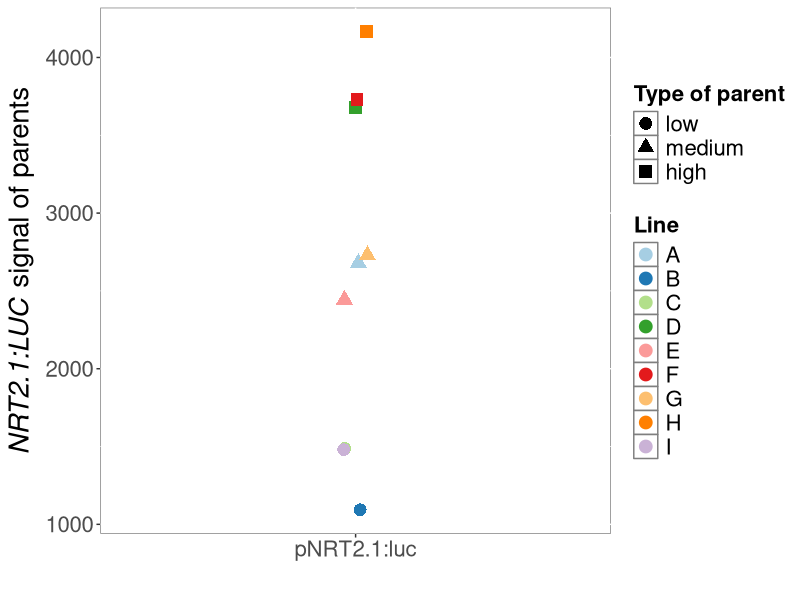
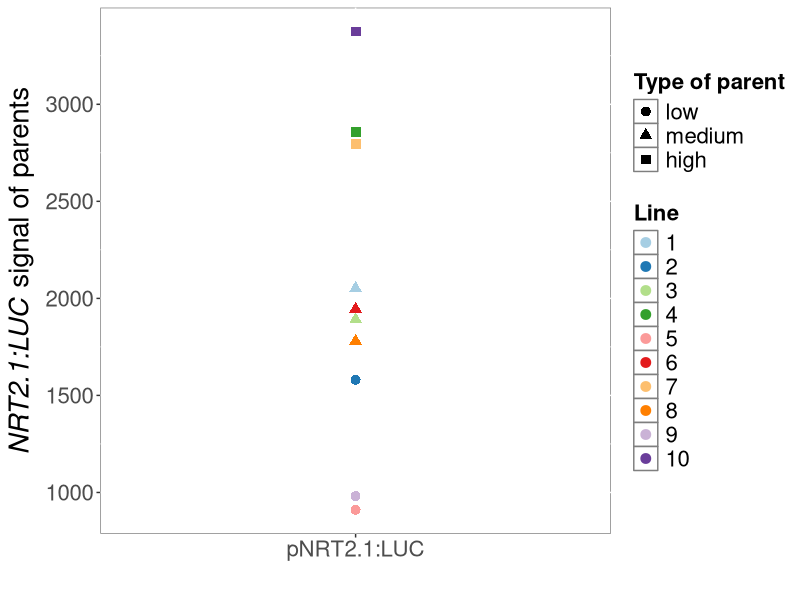
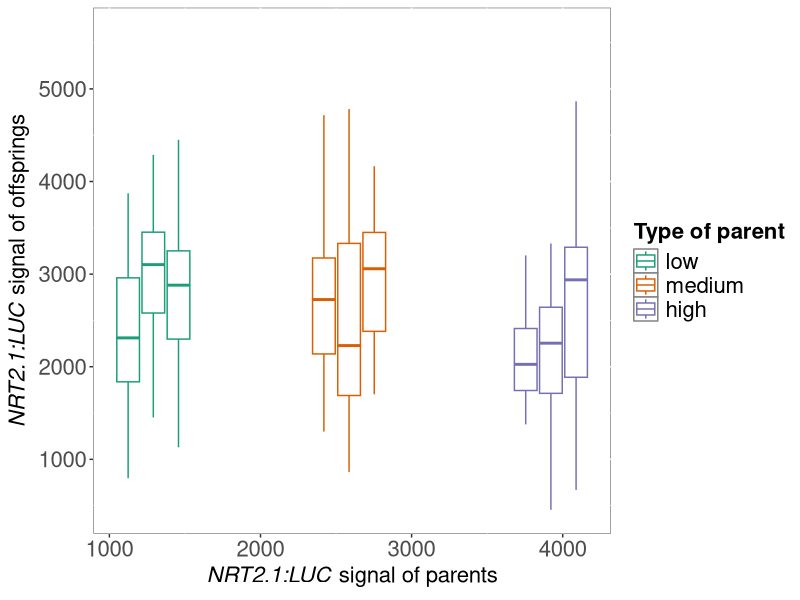
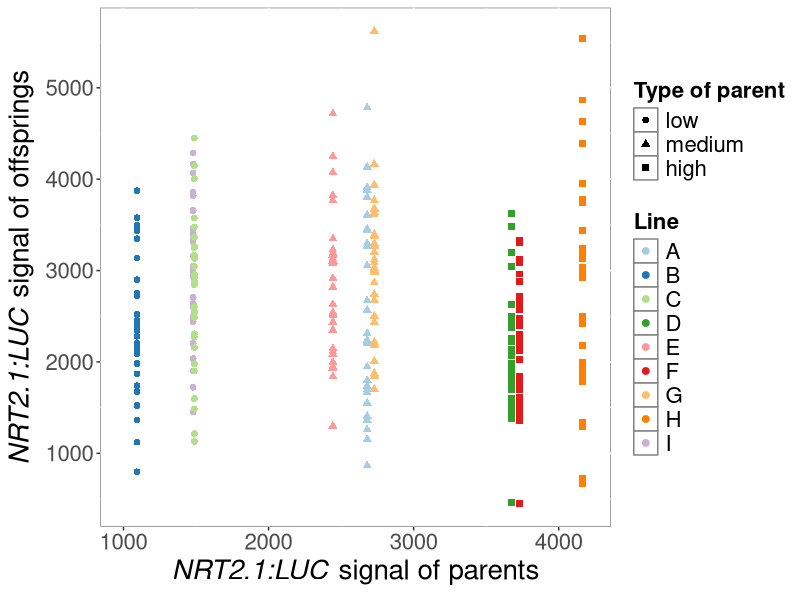
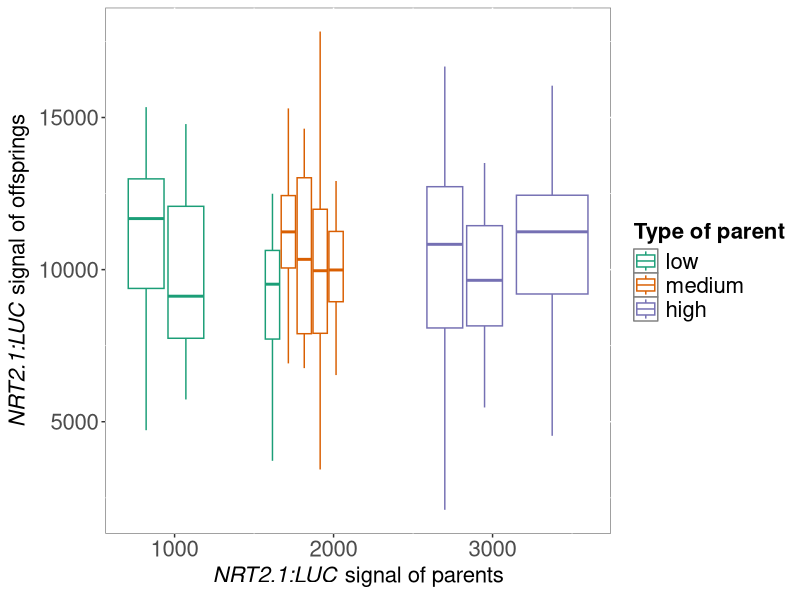
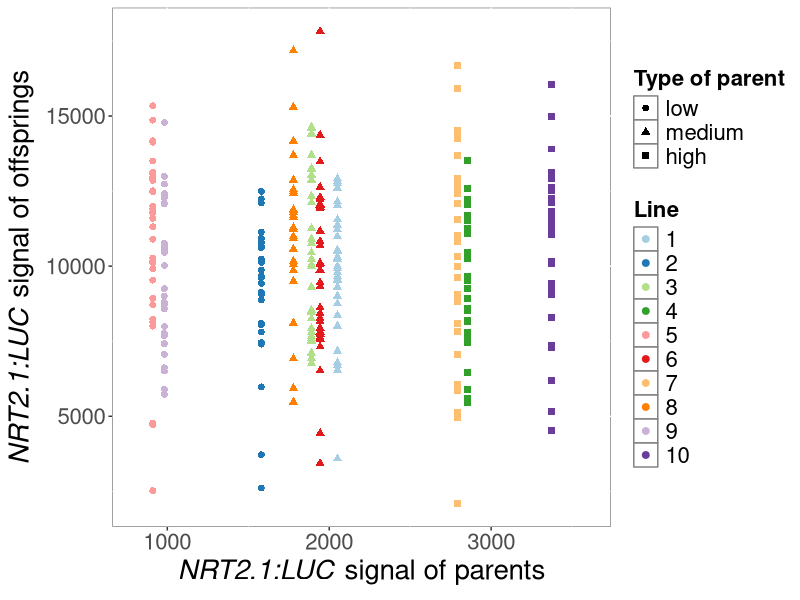
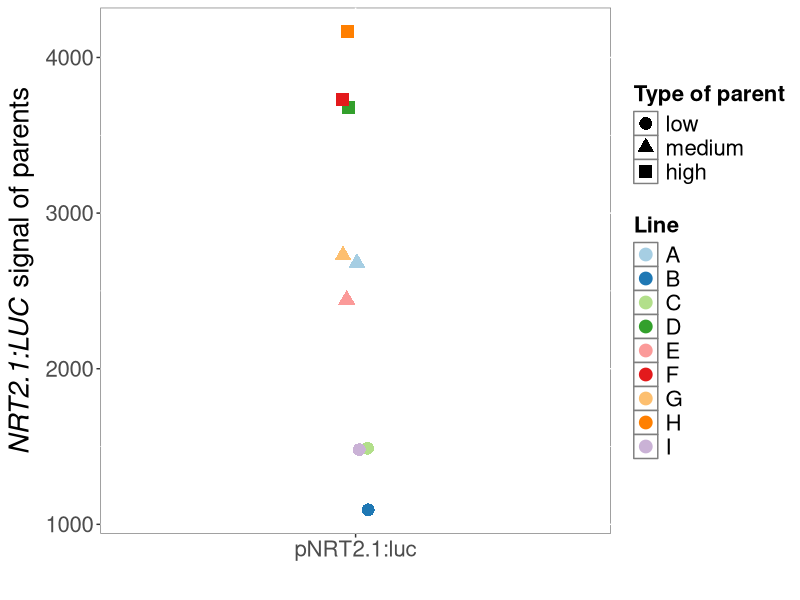
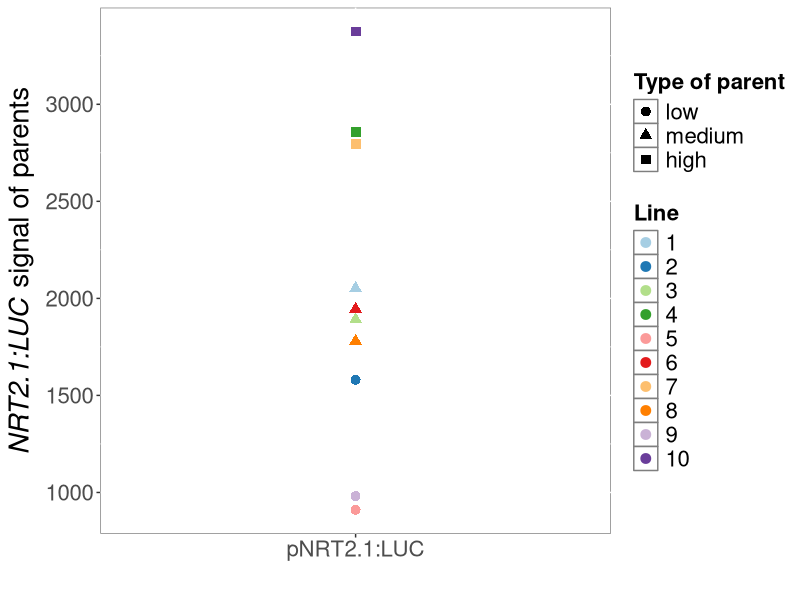

These charts were generated, in order, by the following R code:
## ---- chunk 1
knitr::opts_chunk$set(echo = TRUE)
## ---- chunk 2

library(tidyverse)
library(ggpubr)
library(RColorBrewer)

## ---- chunk 3

#rep1
MO1 <- read_tsv("rep1_MO1_MO2_MO3_transgenerational/MO1_transgenerational/Mo_01_20230418.txt")

MO2 <- read_tsv("rep1_MO1_MO2_MO3_transgenerational/MO2_transgenerational/Mo_02_20230424.txt")

MO3 <- read_tsv("rep1_MO1_MO2_MO3_transgenerational/MO3_transgenerational/Mo_03_20230512.txt")

rep1 <- bind_rows(MO1,MO2 ,MO3) %>% 
  mutate(expt="rep1")

#rep2

SC48 <- read_tsv("rep2_SC48_SC49_transgenerational/SC48_transgenerational/SC48_TransGen_luc_signal.txt")

SC49 <- read_tsv("rep2_SC48_SC49_transgenerational/SC49_transgenerational/SC49_transGenerational_luc_signal.txt")

rep2 <- bind_rows(SC48,SC49 ) %>% 
  mutate(expt="rep2")


rep1_2 <- rbind(rep1,rep2)

## ---- chunk 4

rep1_2_norm <- mutate(rep1_2, RawIntDenDivArea=RawIntDen/area) %>% 
  filter(seedling=="background") %>% 
  group_by(genotype, plate, expt) %>% 
  summarise(MeanBack=mean(RawIntDenDivArea)) %>% 
  full_join(rep1_2, by=c("genotype"="genotype", "plate"="plate", "expt"="expt")) %>% 
  mutate(RawIntDen_NormBack= RawIntDen-(MeanBack*area)) %>% 
  mutate(root_length_mm= length/4,
         RawIntDen_NormBack_NormLen=RawIntDen_NormBack/root_length_mm) %>% 
  filter(seedling!="background")

## ---- chunk 5

rep1_parents <- read_tsv("rep1_MO1_MO2_MO3_transgenerational/Rep1_parents_transgenerational_selection/Rep1_parents_transgenerational_selection.txt") %>% 
  mutate(expt="rep1")

rep2_parents <- read_tsv("rep2_SC48_SC49_transgenerational/Rep2_parents_transgenerational_selection/Rep2_parents_transgenerational_selection.txt") %>% 
  mutate(expt="rep2")

rep1_2_parents <- rbind(rep1_parents,rep2_parents)


# Normalisation of signal by the background and root length

rep1_2_parents_norm <- mutate(rep1_2_parents, RawIntDenDivArea_Parent=RawIntDen_Parent/area_Parent) %>% 
  filter(seedling_Parent=="background") %>% 
  group_by(genotype_Parent, PLATE_Parent, expt) %>% 
  summarise(MeanBack_Parent=mean(RawIntDenDivArea_Parent)) %>% 
  full_join(rep1_2_parents, by=c("genotype_Parent"="genotype_Parent", "PLATE_Parent"="PLATE_Parent", "expt"="expt")) %>% 
  mutate(RawIntDen_NormBack_Parent= RawIntDen_Parent-(MeanBack_Parent*area_Parent)) %>% 
  mutate(root_length_mm_Parent= length_Parent/4,
         RawIntDen_NormBack_NormLen_Parent=RawIntDen_NormBack_Parent/root_length_mm_Parent) %>% 
  filter(seedling_Parent!="background")



## ---- chunk 6

filter(rep1_2_parents_norm, expt=="rep1", type_Parent!="other", 
       !Parent_name%in%c("line10", "line19")) %>% 
  mutate(type_Parent=factor(type_Parent, levels=c("low", "medium", "high")),
         Parent_name=factor(Parent_name, levels=c("line2", "line3", "line6", "line9",
                                           "line11", "line12", "line13", "line14", "line17"))) %>% 
ggplot(aes(x=genotype_Parent, y=RawIntDen_NormBack_NormLen_Parent, shape=type_Parent, col=Parent_name)) +
  geom_jitter(size=4, width = 0.03, height = 0) +
  ylab(expression(paste(italic("NRT2.1:LUC")," signal of parents"))) +
  xlab("") +
  scale_color_brewer(palette = "Paired", name="Line", labels=c("A", "B", "C", "D", "E",
                                                                "F", "G", "H", "I")) +
  scale_shape(name="Type of parent") +
   theme(legend.text=element_text(size=16),legend.title = element_text(size=16, face="bold"), 
        axis.text=element_text(size=16), axis.title=element_text(size=20),
        plot.title = element_text(size=20,face="bold"),
        panel.background = element_rect(fill = "white", colour = "grey50")) 

ggsave("Selection_parents_rep1_transGen.jpg",height = 5, width = 6)

## ---- chunk 7

filter(rep1_2_parents_norm, expt=="rep2", type_Parent!="other",
       !Parent_name%in%c("line39", "line54")) %>% 
  mutate(type_Parent=factor(type_Parent, levels=c("low", "medium", "high"))) %>% 
ggplot(aes(x=genotype_Parent, y=RawIntDen_NormBack_NormLen_Parent, shape=type_Parent, col=Parent_name)) +
  geom_point(size=3) +
  ylab(expression(paste(italic("NRT2.1:LUC")," signal of parents"))) +
  scale_color_brewer(palette = "Paired", name="Line",  labels=c("1", "2", "3", "4", "5",
                                                                "6", "7", "8", "9", "10")) +
  scale_shape(name="Type of parent") +
  xlab("") +
  theme(legend.text=element_text(size=16),legend.title = element_text(size=16, face="bold"), 
        axis.text=element_text(size=16), axis.title=element_text(size=20),
        plot.title = element_text(size=20,face="bold"),
        panel.background = element_rect(fill = "white", colour = "grey50"))  +
  guides(shape = guide_legend(order=1),
         color = guide_legend(order=2))

ggsave("Selection_parents_rep2_transGen.jpg",height = 5, width = 6)



## ---- chunk 8

rep1_2_normwithParent <- left_join(rep1_2_norm, rep1_2_parents_norm, by=c("genotype"="Parent_name", "expt"="expt"))

## ---- chunk 9

# for rep1

filter(rep1_2_normwithParent, expt=="rep1") %>% 
mutate(type_Parent=factor(type_Parent, levels=c("low", "medium", "high"))) %>% 
  ggplot(aes(x=RawIntDen_NormBack_NormLen_Parent, y=RawIntDen_NormBack_NormLen, group= genotype, col=type_Parent)) +
  geom_boxplot( outlier.shape = NA, width=500 ) +
  ylab(expression(paste(italic("NRT2.1:LUC")," signal of offsprings"))) +
  xlab(expression(paste(italic("NRT2.1:LUC")," signal of parents"))) +
   scale_color_brewer(palette = "Dark2", name="Type of parent") +
  theme(legend.text=element_text(size=16),legend.title = element_text(size=16, face="bold"), 
        axis.text=element_text(size=16), axis.title=element_text(size=16),
        plot.title = element_text(size=20,face="bold"),
        panel.background = element_rect(fill = "white", colour = "grey50"))
  
ggsave("Boxplot_transgenerational_rep1_parentsValues.jpg", height = 4, width = 5)



filter(rep1_2_normwithParent, expt=="rep1") %>% 
mutate(type_Parent=factor(type_Parent, levels=c("low", "medium", "high")),
        genotype=factor(genotype, levels=c("line2", "line3", "line6", "line9",
                                           "line11", "line12", "line13", "line14", "line17"))) %>% 
  ggplot(aes(x=RawIntDen_NormBack_NormLen_Parent, y=RawIntDen_NormBack_NormLen, group=genotype, col=genotype , shape=type_Parent)) +
  geom_point(size=2) +
  xlim(1000, 4200)+
  ylab(expression(paste(italic("NRT2.1:LUC")," signal of offsprings"))) +
  xlab(expression(paste(italic("NRT2.1:LUC")," signal of parents"))) +
   scale_color_brewer(palette = "Paired", name="Line", labels=c("A", "B", "C", "D", "E",
                                                                "F", "G", "H", "I")) +
    scale_shape(name="Type of parent") +
  theme(legend.text=element_text(size=16),legend.title = element_text(size=16, face="bold"), 
        axis.text=element_text(size=16), axis.title=element_text(size=20),
        plot.title = element_text(size=20,face="bold"),
        panel.background = element_rect(fill = "white", colour = "grey50")) +
  guides(shape = guide_legend(order=1),
         color = guide_legend(order=2))
  
ggsave("scatterplot_transgenerational_rep1_parentsValues.jpg", height = 5, width = 7)


# for rep2

filter(rep1_2_normwithParent, expt=="rep2") %>% 
mutate(type_Parent=factor(type_Parent, levels=c("low", "medium", "high"))) %>% 
  ggplot(aes(x=RawIntDen_NormBack_NormLen_Parent, y=RawIntDen_NormBack_NormLen, group= genotype, col=type_Parent)) +
  geom_boxplot( outlier.shape = NA, width=500 ) +
  ylab(expression(paste(italic("NRT2.1:LUC")," signal of offsprings"))) +
  xlab(expression(paste(italic("NRT2.1:LUC")," signal of parents"))) +
   scale_color_brewer(palette = "Dark2", name="Type of parent") +
  theme(legend.text=element_text(size=16),legend.title = element_text(size=16, face="bold"), 
        axis.text=element_text(size=16), axis.title=element_text(size=16),
        plot.title = element_text(size=20,face="bold"),
        panel.background = element_rect(fill = "white", colour = "grey50"))
  
ggsave("Boxplot_transgenerational_rep2_parentsValues.jpg", height = 4, width = 5)



filter(rep1_2_normwithParent, expt=="rep2") %>% 
mutate(type_Parent=factor(type_Parent, levels=c("low", "medium", "high"))) %>% 
  ggplot(aes(x=RawIntDen_NormBack_NormLen_Parent, y=RawIntDen_NormBack_NormLen, group= genotype, shape=type_Parent, col=genotype)) +
  geom_point(size=2) +
  xlim(800, 3600)+
  ylab(expression(paste(italic("NRT2.1:LUC")," signal of offsprings"))) +
  xlab(expression(paste(italic("NRT2.1:LUC")," signal of parents"))) +
  scale_shape(name="Type of parent") +
   scale_color_brewer(palette = "Paired", name="Line", labels=c("1", "2", "3", "4", "5",
                                                                "6", "7", "8", "9", "10")) +
    
  theme(legend.text=element_text(size=16),legend.title = element_text(size=16, face="bold"), 
        axis.text=element_text(size=16), axis.title=element_text(size=20),
        plot.title = element_text(size=20,face="bold"),
        panel.background = element_rect(fill = "white", colour = "grey50")) +
  guides(shape = guide_legend(order=1),
         color = guide_legend(order=2))
  
ggsave("Scatterplot_transgenerational_rep2_parentsValues.jpg", height = 5, width = 7)


